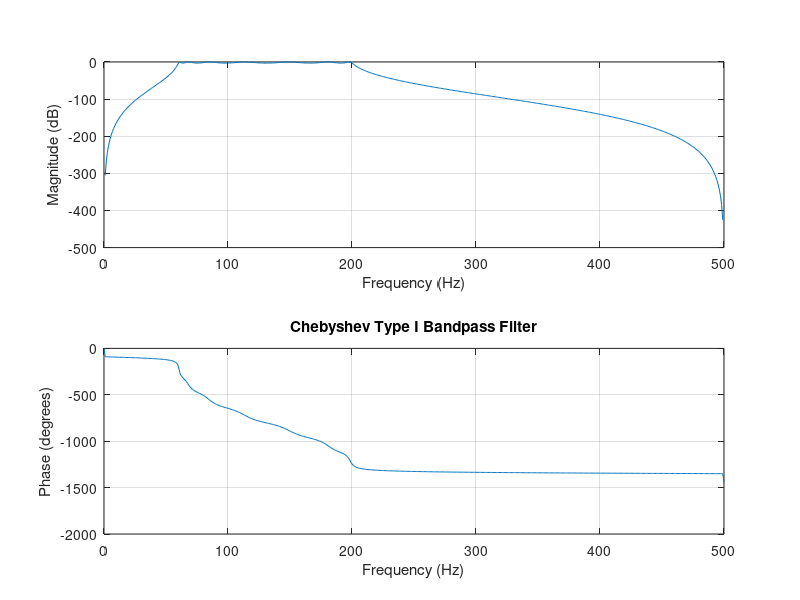

Here is the MATLAB script that generated this plot:
Wp = [60 200]/500; Ws = [50 250]/500;
Rp = 3; Rs = 40;
[n,Wp] = cheb1ord(Wp,Ws,Rp,Rs)
[b,a] = cheby1(n,Rp,Wp);
freqz(b,a,512,1000);
title('Chebyshev Type I Bandpass Filter')
